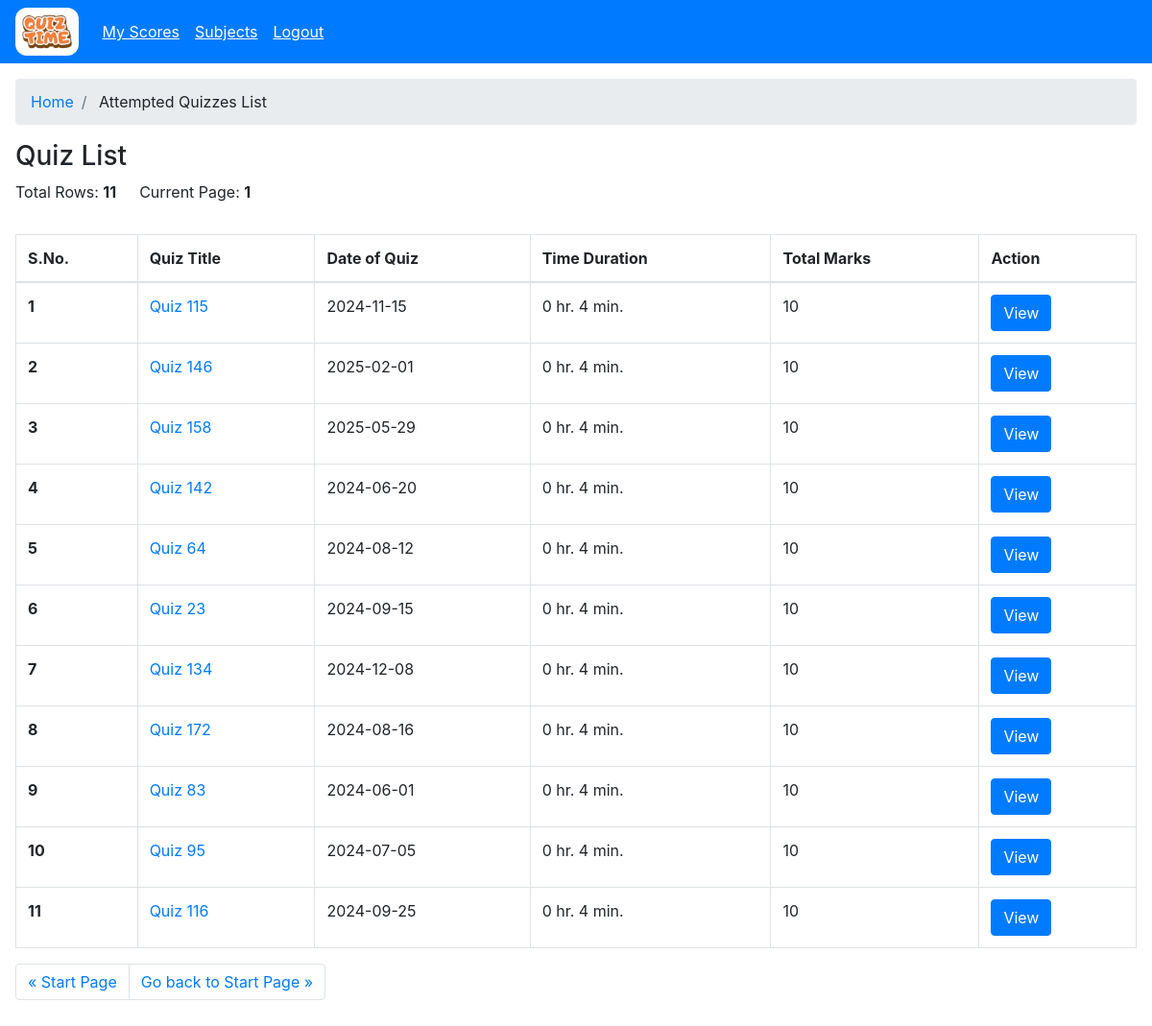
/user/attempted-quizzes (signed in), run on the app's committed database.
### models/model.py (models this page shows)
class Quiz(db.Model):
    __tablename__='quiz'
    id=db.Column(db.VARCHAR(100), primary_key=True)
    quiz_title=db.Column(db.VARCHAR(100), nullable=False)
    chapter_id=db.Column(db.VARCHAR(100), db.ForeignKey('chapters.id'), nullable=False)
    date_of_quiz=db.Column(db.DATE, nullable=False)
    time_duration_hr=db.Column(db.Integer, nullable=False)
    time_duration_min=db.Column(db.Integer, nullable=False)
    remarks=db.Column(db.VARCHAR(100), nullable=False)
    created_at=db.Column(db.TIMESTAMP, nullable=False)
    updated_at=db.Column(db.TIMESTAMP, nullable=False)
    is_active=db.Column(db.Boolean, default=True, nullable=False)
    total_marks=db.Column(db.Integer, nullable=False)

### controllers/users/user.py (the view)
@user.route("/attempted-quizzes")
@login_required
@role_required("user")
def user_attempted_quizzes():
    try:
        skip = int(request.args.get("skip", 0))
        take = int(request.args.get("take", 25))
        user_id = session.get("id", "")
        if not user_id:
            return flash_and_redirect("User not found", "danger", url_for("auth.logout"))
        attempted_quiz_ids = db.session.query(Score.quiz_id).filter_by(user_id=user_id).subquery()
        quizzes = Quiz.query.filter(Quiz.id.in_(attempted_quiz_ids)).offset(skip).limit(take).all()
        total_rows = Quiz.query.filter(Quiz.id.in_(attempted_quiz_ids)).count()
        return render_template("user/attempted_quiz.html", rows=quizzes, total_rows=total_rows, skip=skip, take=take)
    except Exception as e:
        return flash_and_redirect(str(e), "danger", url_for("user.user_attempted_quizzes", skip=0, take=25, rows=[], total_rows=0))

### app.py (called while the page is built)
    @login_manager.user_loader
    def load_user(user_id):
        return User.query.get(user_id)

### controllers/decorator.py (called while the page is built)
def role_required(role):
    def decorator(func):
        @wraps(func)
        def wrapper(*args, **kwargs):
            if not current_user.is_authenticated:
                return redirect(url_for("auth.login_post"))
            if current_user.user_type != role and session.get("user_type") != role:
                if current_user.user_type == "admin":
                    return redirect(url_for("admin.admin_home"))
                return redirect(url_for("user.user_home"))
            return func(*args, **kwargs)
        return wrapper
    return decorator

### templates/user/attempted_quiz.html (shortened to what this page needs)
{% extends "base.html" %} {% block title %}Quiz List{% endblock %} {% block
content %} {% include "user/user_wrapper.html" %}
<section class="p-3">
  <nav aria-label="breadcrumb">
    <ol class="breadcrumb">
      <li class="breadcrumb-item"><a href="/user">Home</a></li>
      <li class="breadcrumb-item">
        <a>Attempted Quizzes List</a>
      </li>
    </ol>
  </nav>
  <div class="d-flex mt-3 flex-wrap justify-content-between">
    <div>
      <h3>Quiz List</h3>
      <div class="d-flex align-items-center">
        <p class="mr-4">Total Rows: <strong>{{ total_rows }}</strong></p>
        <p>
          Current Page:
          <strong
            >{% if skip and take %} {{ ((skip|int)/take)+1 }} {% else %}1{%
            endif %}</strong
          >
        </p>
      </div>
    </div>
  </div>
  <section class="mt-3">
    <div class="table-responsive">
      <table class="table table-bordered table-hover">
        <thead>
          <tr>
            <th scope="col">S.No.</th>
            <th scope="col">Quiz Title</th>
            <th scope="col">Date of Quiz</th>
            <th scope="col">Time Duration</th>
            <th scope="col">Total Marks</th>
            <th scope="col">Action</th>
          </tr>
        </thead>
        <tbody>
          {% for quiz in rows %}
          <tr class="pointer">
            <th scope="row">{{ loop.index+skip }}</th>
            <td>
              <a href="/user/attempted-quizzes/view?quiz_id={{ quiz.id }}"
                >{{ quiz.quiz_title }}</a
              >
            </td>
            <td>{{ quiz.date_of_quiz }}</td>
            <td>
              {{ quiz.time_duration_hr }} hr. {{ quiz.time_duration_min }} min.
            </td>
            <td>{{ quiz.total_marks }}</td>
            <td>
              <button type="button" class="btn btn-primary">
                <a
                  href="/user/attempted-quizzes/view?quiz_id={{ quiz.id }}"
                  class="text-white"
                  >View</a
                >
              </button>
            </td>
          </tr>
          {% endfor %}
        </tbody>
      </table>
      <nav aria-label="Page navigation example">
        <ul class="pagination">
          <li class="page-item">
            <a
              class="page-link"
              href="/user/attempted-quizzes?skip={{ (skip - take) if skip > 0 else 0 }}&take={{ take }}"
              aria-label="Previous"
            >
              <span aria-hidden="true">&laquo;</span>
              <span
                >{% if skip > 0 %}Previous{% else %}Start Page{% endif %}</span
              >
            </a>
          </li>
          <li class="page-item">
            <a
              class="page-link"
              href="/user/attempted-quizzes?skip={{ ( (((skip|int) / take)|int+1)*take if ((skip|int+take) < total_rows) else None  ) if ((skip|int+take) < total_rows) else 0 }}&take={{ take }}"
              aria-label="Next"
            >
              <span
                >{% if ((skip|int + take) < total_rows) %}Next{% else %}Go back
                to Start Page{% endif %}</span
              >
              <span aria-hidden="true">&raquo;</span>
            </a>
          </li>
        </ul>
      </nav>
    </div>
  </section>
</section>
{% endblock %}

### static/css/style.css (style rules this page uses)
.pointer { cursor: pointer; }

### data on the page
Quiz: quiz_title "Quiz 115", date_of_quiz "2024-11-15", time_duration_hr "0", time_duration_min "4", total_marks "10"
Quiz: quiz_title "Quiz 146", date_of_quiz "2025-02-01", time_duration_hr "0", time_duration_min "4", total_marks "10"
Quiz: quiz_title "Quiz 158", date_of_quiz "2025-05-29", time_duration_hr "0", time_duration_min "4", total_marks "10"
Quiz: quiz_title "Quiz 142", date_of_quiz "2024-06-20", time_duration_hr "0", time_duration_min "4", total_marks "10"
Quiz: quiz_title "Quiz 64", date_of_quiz "2024-08-12", time_duration_hr "0", time_duration_min "4", total_marks "10"
Quiz: quiz_title "Quiz 23", date_of_quiz "2024-09-15", time_duration_hr "0", time_duration_min "4", total_marks "10"
Quiz: quiz_title "Quiz 134", date_of_quiz "2024-12-08", time_duration_hr "0", time_duration_min "4", total_marks "10"
Quiz: quiz_title "Quiz 172", date_of_quiz "2024-08-16", time_duration_hr "0", time_duration_min "4", total_marks "10"
Quiz: quiz_title "Quiz 83", date_of_quiz "2024-06-01", time_duration_hr "0", time_duration_min "4", total_marks "10"
Quiz: quiz_title "Quiz 95", date_of_quiz "2024-07-05", time_duration_hr "0", time_duration_min "4", total_marks "10"
Quiz: quiz_title "Quiz 116", date_of_quiz "2024-09-25", time_duration_hr "0", time_duration_min "4", total_marks "10"

### other printed values
{{ total_rows }} "11"
